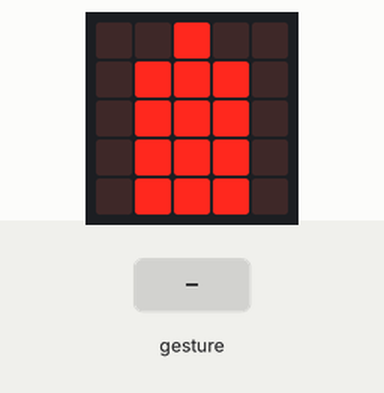
Simulated run of this program. Board: BBC micro:bit (MakeCode). Shown: the board's 5×5 LED display. The test bench sets the inputs (shaded band). Random numbers come from a fixed seed.

Above: at 0.82 s.
1.3 s: sound turns loud
At 1.75 s:
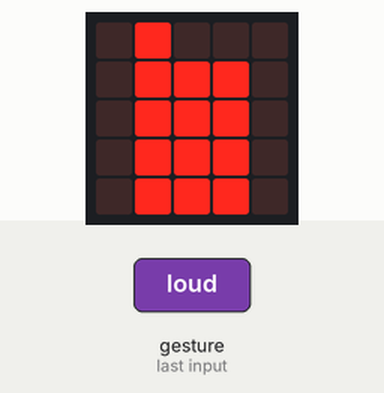
At 2.9 s:
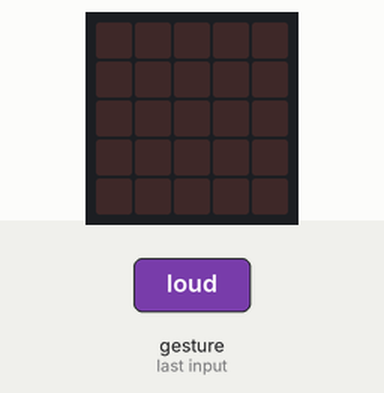
Timing chart, 0 to 4.4 s (numbered marks = the images above; inputs shaded):
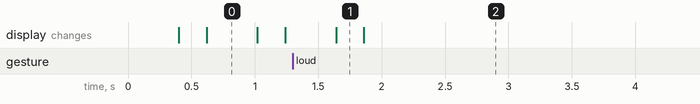

Measured:
- what the display in image 0 shows lasts 0.4 s, from 0.6 s to 1.0 s

The program:

main.ts
```typescript
input.onSound(DetectedSound.Loud, function () {
    lit = !(lit)
})
let flicker = 0
let lit = false
lit = true
basic.forever(function () {
    if (lit) {
        basic.showLeds(`
            . . # . .
            . # # # .
            . # # # .
            . # # # .
            . # # # .
            `)
        flicker = randint(1, 3)
        if (flicker != 2) {
            led.unplot(2, 0)
            led.plot(flicker, 0)
        }
        basic.pause(200)
    } else {
        basic.clearScreen()
    }
})
```

test.ts
```typescript
// 在此处测试；当此软件包作为插件使用时，将不会编译此软件包。
```
